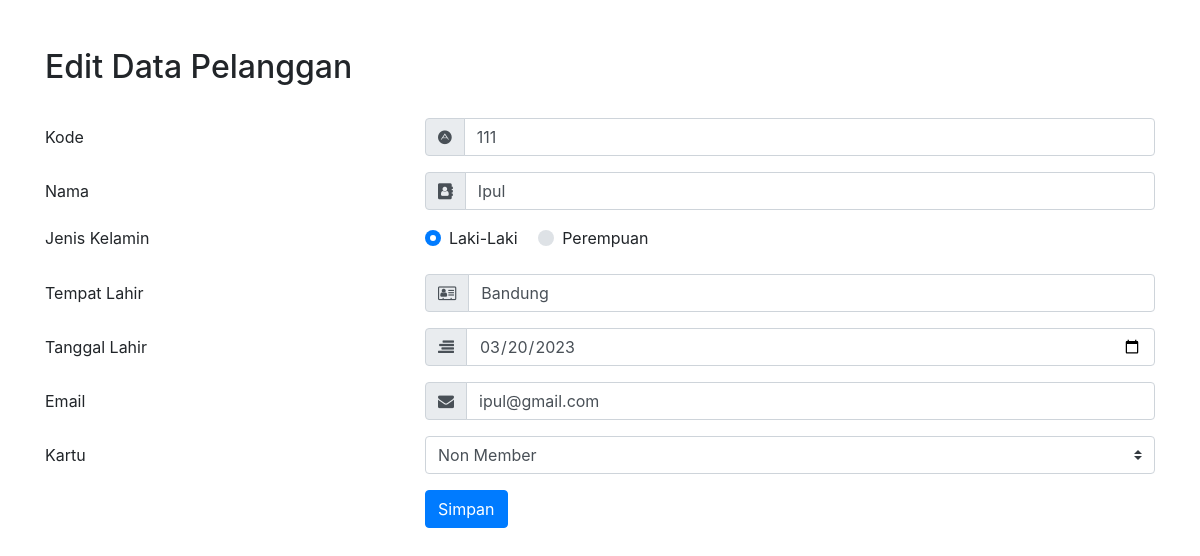
Screenshot of /pelanggan/edit.php?id=23 with the database file from the repository.
### tables this page shows
CREATE TABLE `pelanggan` (
  `id` int(11) NOT NULL AUTO_INCREMENT,
  `kode` varchar(10) DEFAULT NULL,
  `nama` varchar(45) DEFAULT NULL,
  `jk` char(1) DEFAULT NULL,
  `tmp_lahir` varchar(30) DEFAULT NULL,
  `tgl_lahir` date DEFAULT NULL,
  `email` varchar(45) DEFAULT NULL,
  `kartu_id` int(11) NOT NULL,
  PRIMARY KEY (`id`),
  KEY `fk_pelanggan_kartu1_idx` (`kartu_id`),
  KEY `idx_nama_pelanggan` (`nama`),
  KEY `idx_tgllahir_pelanggan` (`tgl_lahir`),
  CONSTRAINT `fk_pelanggan_kartu1` FOREIGN KEY (`kartu_id`) REFERENCES `kartu` (`id`) ON DELETE NO ACTION ON UPDATE NO ACTION
);

CREATE TABLE `kartu` (
  `id` int(11) NOT NULL AUTO_INCREMENT,
  `kode` varchar(6) DEFAULT NULL,
  `nama` varchar(45) DEFAULT NULL,
  `diskon` double DEFAULT NULL,
  `iuran` double DEFAULT NULL,
  PRIMARY KEY (`id`),
  UNIQUE KEY `kode_UNIQUE` (`kode`)
);

### pelanggan/edit.php (the view, shortened to what this page needs)
<?php
require_once 'dbkoneksi.php';
$id = $_GET['id'];
$sql = "SELECT * FROM pelanggan WHERE id = ?";
$r = $dbh->prepare($sql);
$r->execute(array($id));
$hasil = $r->fetch();
?>
<!DOCTYPE html>
<html lang="en">
<head>
    <link rel="stylesheet" href="https://stackpath.bootstrapcdn.com/bootstrap/4.1.3/css/bootstrap.min.css">
    <link rel="stylesheet" href="https://maxcdn.bootstrapcdn.com/font-awesome/4.7.0/css/font-awesome.min.css">
</head>
<body>
    <div class="container mt-5">
        <h2>
            Edit Data Pelanggan
        </h2>
        <br>
        <form action="pelanggan/proses_pelanggan.php" method="POST">
            <div class="form-group row">
                <label for="kode" class="col-4 col-form-label">Kode</label>
                <div class="col-8">
                    <div class="input-group">
                        <div class="input-group-prepend">
                            <div class="input-group-text">
                                <i class="fa fa-adn"></i>
                            </div>
                        </div>
                        <input id="kode" name="kode" placeholder="Massukan Kode Anda" type="text" class="form-control" required="required" value="<?php echo $hasil['kode']; ?>">
                    </div>
                </div>
            </div>
            <div class="form-group row">
                <label for="nama" class="col-4 col-form-label">Nama</label>
                <div class="col-8">
                    <div class="input-group">
                        <div class="input-group-prepend">
                            <div class="input-group-text">
                                <i class="fa fa-address-book"></i>
                            </div>
                        </div>
                        <input id="nama" name="nama" placeholder="Massukan Nama Anda" type="text" class="form-control" required="required" value="<?php echo $hasil['nama']; ?>">
                    </div>
                </div>
            </div>
            <div class="form-group row">
                <label class="col-4">Jenis Kelamin</label>
                <div class="col-8">
                    <div class="custom-control custom-radio custom-control-inline">
                        <label for="jk_0" class="custom-control-label">Laki-Laki</label>
                    </div>
                    <div class="custom-control custom-radio custom-control-inline">
                        <label for="jk_1" class="custom-control-label">Perempuan</label>
                    </div>
                </div>
            </div>
            <div class="form-group row">
                <label for="tmp_lahir" class="col-4 col-form-label">Tempat Lahir</label>
                <div class="col-8">
                    <div class="input-group">
                        <div class="input-group-prepend">
                            <div class="input-group-text">
                                <i class="fa fa-address-card-o"></i>
                            </div>
                        </div>
                        <input id="tmp_lahir" name="tmp_lahir" placeholder="Masukan Tempat Lahir " type="text" class="form-control" required="required" value="<?php echo $hasil['tmp_lahir']; ?>">
                    </div>
                </div>
            </div>
            <div class="form-group row">
                <label for="tgl_lahir" class="col-4 col-form-label">Tanggal Lahir</label>
                <div class="col-8">
                    <div class="input-group">
                        <div class="input-group-prepend">
                            <div class="input-group-text">
                                <i class="fa fa-align-right"></i>
                            </div>
                        </div>
                        <input id="tgl_lahir" name="tgl_lahir" type="date" class="form-control" value="<?php echo $hasil['tgl_lahir']; ?>">
                    </div>
                </div>
            </div>
            <div class="form-group row">
                <label for="email" class="col-4 col-form-label">Email</label>
                <div class="col-8">
                    <div class="input-group">
                        <div class="input-group-prepend">
                            <div class="input-group-text">
                                <i class="fa fa-envelope"></i>
                            </div>
                        </div>
                        <input id="email" name="email" placeholder="Massukan Email Anda" type="text" class="form-control" value="<?php echo $hasil['email']; ?>">
                    </div>
                </div>
            </div>
            <div class="form-group row">
                <label for="id_kartu" class="col-4 col-form-label">Kartu</label>
                <div class="col-8">
                    <?php
                    $sqljenis = "SELECT * FROM kartu";
                    $rsjenis = $dbh->query($sqljenis);
                    ?>
                    <select id="kartu_id" name="kartu_id" class="custom-select" value="" <?php foreach ($rsjenis as $rowjenis) {
                                                                                            ?> <option value="<?= $rowjenis['id'] ?>" <?php if ($hasil['kartu_id'] == $rowjenis['id']) {
                                                                                                                                            echo 'selected';
                                                                                                                                        } ?>>
                        <?= $rowjenis['nama'] ?></option>
                    <?php
                                                                                            }
                    ?>
                    </select>
                </div>
            </div>
            <div class="form-group row">
                <div class="offset-4 col-8">
                    <button name="proses" type="submit" class="btn btn-primary" value="Update">Simpan</button>
                </div>
            </div>
        </form>
    </div>
</body>
</html>

### rows the page displays
pelanggan: kode "111", nama "Ipul", tmp_lahir "Bandung", tgl_lahir "03/20/2023", email "ipul@gmail.com", kartu_id "Non Member"
